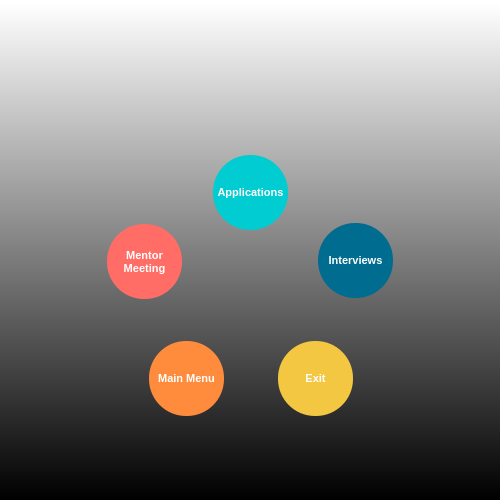
<?xml version="1.0" encoding="UTF-8"?>
<ui version="4.0">
 <class>Form</class>
 <widget class="QWidget" name="Form">
  <property name="geometry">
   <rect>
    <x>0</x>
    <y>0</y>
    <width>500</width>
    <height>500</height>
   </rect>
  </property>
  <property name="minimumSize">
   <size>
    <width>500</width>
    <height>500</height>
   </size>
  </property>
  <property name="maximumSize">
   <size>
    <width>500</width>
    <height>500</height>
   </size>
  </property>
  <property name="windowTitle">
   <string>USER PREFENCE</string>
  </property>
  <property name="windowIcon">
   <iconset>
    <normaloff>pictures/wehere_icon.png</normaloff>pictures/wehere_icon.png</iconset>
  </property>
  <property name="styleSheet">
   <string notr="true">background-color: qlineargradient(spread:pad, x1:0.499773, y1:1, x2:0.5, y2:0.00568182, stop:0 rgba(0, 0, 0, 255), stop:1 rgba(255, 255, 255, 255));</string>
  </property>
  <widget class="QLabel" name="label">
   <property name="geometry">
    <rect>
     <x>120</x>
     <y>20</y>
     <width>261</width>
     <height>101</height>
    </rect>
   </property>
   <property name="font">
    <font>
     <family>Arial</family>
     <pointsize>8</pointsize>
     <bold>true</bold>
    </font>
   </property>
   <property name="styleSheet">
    <string notr="true">background-color: rgba(0, 0, 0,0%);</string>
   </property>
   <property name="text">
    <string/>
   </property>
   <property name="pixmap">
    <pixmap>pictures/wehere_logo.ico</pixmap>
   </property>
  </widget>
  <widget class="QLabel" name="label_2">
   <property name="geometry">
    <rect>
     <x>80</x>
     <y>130</y>
     <width>341</width>
     <height>311</height>
    </rect>
   </property>
   <property name="font">
    <font>
     <family>Arial</family>
     <pointsize>8</pointsize>
     <bold>true</bold>
    </font>
   </property>
   <property name="styleSheet">
    <string notr="true">background-color: rgba(0, 0, 0,0%);</string>
   </property>
   <property name="text">
    <string/>
   </property>
   <property name="pixmap">
    <pixmap>pictures/user_loop.png</pixmap>
   </property>
   <property name="scaledContents">
    <bool>true</bool>
   </property>
  </widget>
  <widget class="QPushButton" name="pushButton_user_pre_applications">
   <property name="geometry">
    <rect>
     <x>213</x>
     <y>155</y>
     <width>75</width>
     <height>75</height>
    </rect>
   </property>
   <property name="minimumSize">
    <size>
     <width>75</width>
     <height>75</height>
    </size>
   </property>
   <property name="maximumSize">
    <size>
     <width>75</width>
     <height>75</height>
    </size>
   </property>
   <property name="font">
    <font>
     <family>Arial</family>
     <pointsize>8</pointsize>
     <bold>true</bold>
    </font>
   </property>
   <property name="styleSheet">
    <string notr="true">QPushButton{
	border-radius : 37px;
	
	background-color: rgb(0, 204, 209);
	color: rgb(255, 255, 255);
}
QPushButton:hover{
	
	
	background-color: rgb(0, 251, 255);
}
</string>
   </property>
   <property name="text">
    <string>Applications</string>
   </property>
  </widget>
  <widget class="QPushButton" name="pushButton_user_pre_interviews">
   <property name="geometry">
    <rect>
     <x>318</x>
     <y>223</y>
     <width>75</width>
     <height>75</height>
    </rect>
   </property>
   <property name="minimumSize">
    <size>
     <width>75</width>
     <height>75</height>
    </size>
   </property>
   <property name="maximumSize">
    <size>
     <width>75</width>
     <height>75</height>
    </size>
   </property>
   <property name="font">
    <font>
     <family>Arial</family>
     <pointsize>8</pointsize>
     <bold>true</bold>
    </font>
   </property>
   <property name="styleSheet">
    <string notr="true">QPushButton{
	border-radius : 37px;
	background-color: rgb(0, 108, 143);
	color: rgb(255, 255, 255);
}
QPushButton:hover{
	
	background-color: rgb(0, 196, 255);
}
</string>
   </property>
   <property name="text">
    <string>Interviews</string>
   </property>
  </widget>
  <widget class="QPushButton" name="pushButton_user_pre_exit">
   <property name="geometry">
    <rect>
     <x>278</x>
     <y>341</y>
     <width>75</width>
     <height>75</height>
    </rect>
   </property>
   <property name="minimumSize">
    <size>
     <width>75</width>
     <height>75</height>
    </size>
   </property>
   <property name="maximumSize">
    <size>
     <width>75</width>
     <height>75</height>
    </size>
   </property>
   <property name="font">
    <font>
     <family>Arial</family>
     <pointsize>8</pointsize>
     <bold>true</bold>
    </font>
   </property>
   <property name="styleSheet">
    <string notr="true">QPushButton{
	border-radius : 37px;
	background-color: rgb(243, 199, 65);
	color: rgb(255, 255, 255);
}
QPushButton:hover{
	
	background-color: rgb(162, 132, 43);
}
</string>
   </property>
   <property name="text">
    <string>Exit</string>
   </property>
  </widget>
  <widget class="QPushButton" name="pushButton_user_pre_main_menu">
   <property name="geometry">
    <rect>
     <x>149</x>
     <y>341</y>
     <width>75</width>
     <height>75</height>
    </rect>
   </property>
   <property name="minimumSize">
    <size>
     <width>75</width>
     <height>75</height>
    </size>
   </property>
   <property name="maximumSize">
    <size>
     <width>75</width>
     <height>75</height>
    </size>
   </property>
   <property name="font">
    <font>
     <family>Arial</family>
     <pointsize>8</pointsize>
     <bold>true</bold>
    </font>
   </property>
   <property name="styleSheet">
    <string notr="true">QPushButton{
	border-radius : 37px;
	background-color: rgb(255, 140, 61);
	color: rgb(255, 255, 255);
}
QPushButton:hover{
	
	background-color: rgb(170, 92, 41);
}
</string>
   </property>
   <property name="text">
    <string>Main Menu</string>
   </property>
  </widget>
  <widget class="QPushButton" name="pushButton_user_pre_mentor_meeting">
   <property name="geometry">
    <rect>
     <x>107</x>
     <y>224</y>
     <width>75</width>
     <height>75</height>
    </rect>
   </property>
   <property name="minimumSize">
    <size>
     <width>75</width>
     <height>75</height>
    </size>
   </property>
   <property name="maximumSize">
    <size>
     <width>75</width>
     <height>75</height>
    </size>
   </property>
   <property name="font">
    <font>
     <family>Arial</family>
     <pointsize>8</pointsize>
     <bold>true</bold>
    </font>
   </property>
   <property name="styleSheet">
    <string notr="true">QPushButton{
	border-radius : 37px;
	background-color: rgb(255, 109, 102);
	color: rgb(255, 255, 255);
}
QPushButton:hover{
	background-color: rgb(173, 73, 69);
}
</string>
   </property>
   <property name="text">
    <string>Mentor
Meeting</string>
   </property>
  </widget>
  <widget class="QLabel" name="label_3">
   <property name="geometry">
    <rect>
     <x>200</x>
     <y>245</y>
     <width>100</width>
     <height>100</height>
    </rect>
   </property>
   <property name="minimumSize">
    <size>
     <width>100</width>
     <height>100</height>
    </size>
   </property>
   <property name="maximumSize">
    <size>
     <width>100</width>
     <height>100</height>
    </size>
   </property>
   <property name="font">
    <font>
     <family>Arial</family>
     <pointsize>8</pointsize>
     <bold>true</bold>
    </font>
   </property>
   <property name="styleSheet">
    <string notr="true">background-color: rgba(0, 0, 0,0%);</string>
   </property>
   <property name="text">
    <string/>
   </property>
   <property name="pixmap">
    <pixmap>pictures/user_icon.png</pixmap>
   </property>
   <property name="scaledContents">
    <bool>true</bool>
   </property>
  </widget>
 </widget>
 <resources/>
 <connections/>
</ui>
